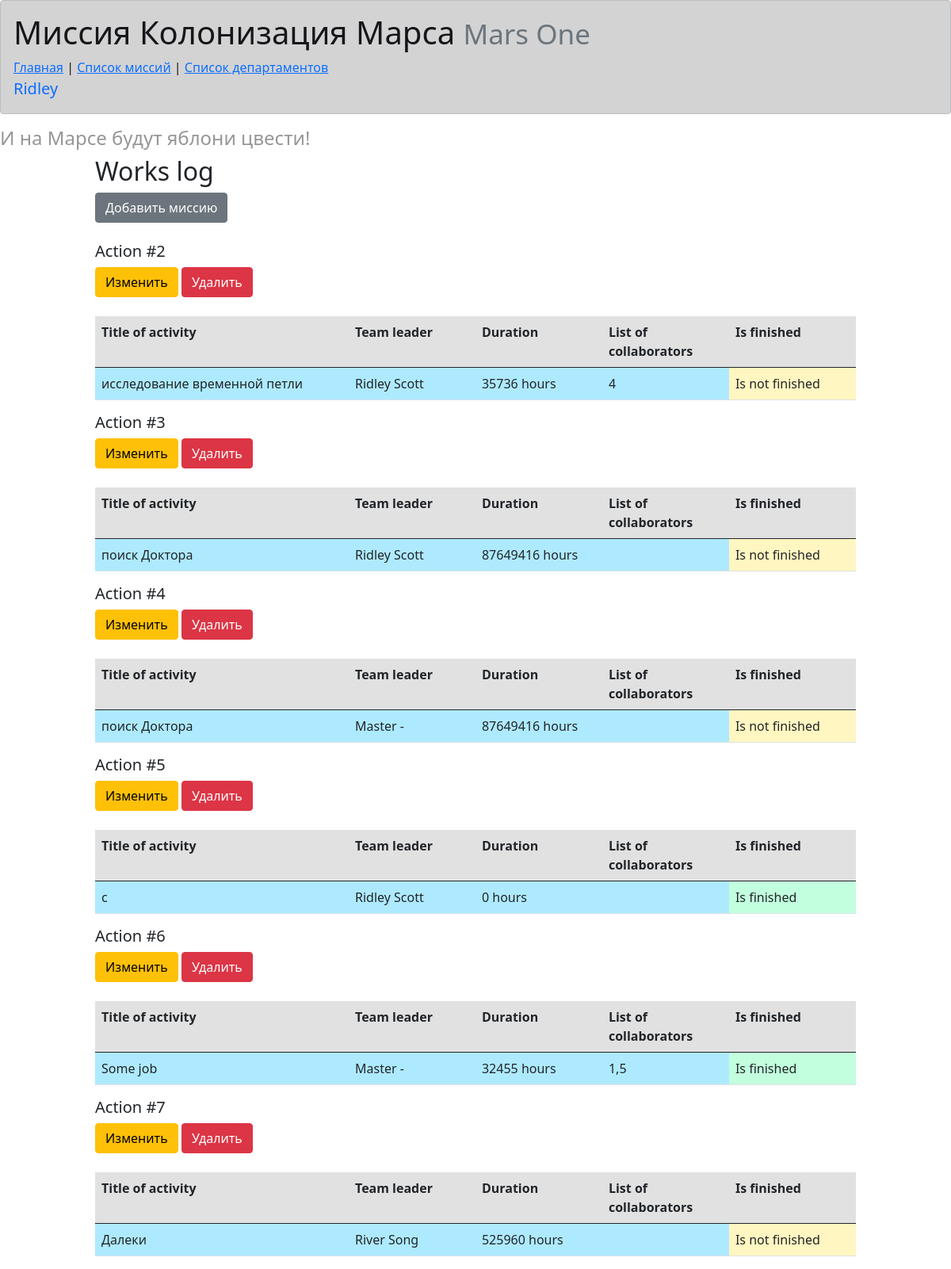
The page /jobs (signed in) on the database its author committed.
### data/users.py (models this page shows, shortened)
class User(SqlAlchemyBase, UserMixin):
    __tablename__ = 'users'
    id = sqlalchemy.Column(sqlalchemy.Integer, primary_key=True, autoincrement=True)
    surname = sqlalchemy.Column(sqlalchemy.String, nullable=True)
    name = sqlalchemy.Column(sqlalchemy.String, nullable=True)
    age = sqlalchemy.Column(sqlalchemy.Integer, nullable=True)
    position = sqlalchemy.Column(sqlalchemy.String, nullable=True)
    speciality = sqlalchemy.Column(sqlalchemy.String, nullable=True)
    address = sqlalchemy.Column(sqlalchemy.String, nullable=True)
    email = sqlalchemy.Column(sqlalchemy.String, nullable=False, unique=True, index=True)
    hashed_password = sqlalchemy.Column(sqlalchemy.String, nullable=True)
    modified_date = sqlalchemy.Column(sqlalchemy.DateTime, default=datetime.datetime.now)

### data/jobs.py (models this page shows, shortened)
class Jobs(SqlAlchemyBase):
    __tablename__ = 'jobs'
    id = sqlalchemy.Column(sqlalchemy.Integer, primary_key=True, autoincrement=True)
    team_leader = sqlalchemy.Column(sqlalchemy.Integer, sqlalchemy.ForeignKey('users.id'),
                                    nullable=True)
    job = sqlalchemy.Column(sqlalchemy.String, nullable=True)
    work_size = sqlalchemy.Column(sqlalchemy.Integer, nullable=True)
    collaborators = sqlalchemy.Column(sqlalchemy.String, nullable=True)
    start_date = sqlalchemy.Column(sqlalchemy.DateTime, default=datetime.datetime.now)
    end_date = sqlalchemy.Column(sqlalchemy.DateTime, default=datetime.datetime.now)
    is_finished = sqlalchemy.Column(sqlalchemy.Boolean, default=True)
    user = orm.relationship("User")

### main.py (the view)
@app.route('/jobs')
def list_jobs():
    db_sess = db_session.create_session()
    res = db_sess.query(Jobs).all()
    data = []
    for job in res:
        title = job.job
        time = f'{round((job.end_date - job.start_date).total_seconds() / 3600)} hours'
        team_leader = job.user.name + ' ' + job.user.surname
        collab = job.collaborators
        f = job.is_finished
        data.append([title, team_leader, time, collab, f, job.user.id, job.id])
    return render_template('jobs.html', jobs=data)

### data/db_session.py (called while the page is built)
def create_session() -> Session:
    global __factory
    return __factory()

### main.py (called while the page is built)
@login_manager.user_loader
def load_user(user_id):
    db_sess = db_session.create_session()
    return db_sess.query(User).get(user_id)

### templates/jobs.html
{% extends "base.html" %}
{% block content %}
<h2 id="spec2">Works log</h2>
<div id="work_logs">
{% if current_user.is_authenticated %}
    <a href="addjob" class="btn btn-secondary">Добавить миссию</a><br/><br/>
{% endif %}
{% for job in jobs %}
{% set clr = "#c2ffde" if job[4] else "#fff6c1" %}
<h5>Action #{{ job[6] }}</h5>
{% if current_user.id == job[5] or current_user.id == 1 %}
    <div class="btns2">
        <a href="/addjob/{{ job[6] }}" class="btn btn-warning">
            Изменить
        </a>
        <a href="/job_delete/{{ job[6] }}" class="btn btn-danger">
            Удалить
        </a>
    </div>
    <br/>
{% endif %}
<table class="table">
  <thead class="thead-light">
    <tr class="d-flex" style="background-color: #e1e1e1">
      <th scope="col" class="col-4">Title of activity</th>
      <th scope="col" class="col-2">Team leader</th>
      <th scope="col" class="col-2">Duration</th>
      <th scope="col" class="col-2">List of collaborators</th>
      <th scope="col" class="col-2">Is finished</th>
    </tr>
  </thead>
  <tbody>
    <tr class="d-flex" style="background-color: #aeeaff">
      <td class="col-4">{{ job[0] }}</td>
      <td class="col-2">{{ job[1] }}</td>
      <td class="col-2">{{ job[2] }}</td>
      <td class="col-2">{{ job[3] }}</td>
      <td class="col-2" style="background-color: {{ clr }}">{{ "Is finished" if job[4] else "Is not finished" }}</td>
    </tr>
  </tbody>
</table>
{% endfor %}
</div>
{% endblock %}

### templates/base.html (shortened to what this page needs)
<!DOCTYPE html>
<html lang="en">
<head>
    <link rel="stylesheet" href="/static/css/style.css"/>
    <link rel="stylesheet"
          href="https://cdn.jsdelivr.net/npm/bootstrap@5.0.0-beta1/dist/css/bootstrap.min.css"
>
</head>
<body>
<nav>
<div class="alert alert-dark" role="alert">
    <h1>Миссия Колонизация Марса
        <small class="text-muted">Mars One</small>
    </h1>
<a href="/">Главная</a> | <a href="/jobs">Список миссий</a> | <a href="/departments">Список департаментов</a><br/>
<a>
{% if current_user.is_authenticated %}
    <a class="navbar-brand" href="/logout">{{ current_user.name }}</a>
{% else %}
    <a>
        <a class="btn btn-primary " href="/register">Зарегистрироваться</a>
        <a class="btn btn-success" href="/login">Войти</a>
    </a>
{% endif %}
</a>
</div>
</nav>
<h4>И на Марсе будут яблони цвести!</h4>
{% block content %}{% endblock %}
</body>
</html>

### static/css/style.css (style rules this page uses)
h4 { color: rgb(150, 150, 150); }
h2 { margin-left: 20%; }
a { color: #4a0000; }
#work_logs { max-width: 80%; margin-left: 10%; margin-right: 10%; }
#spec2 { margin-left: 10%; }

### rows shown on the page
User: name "Ridley"
Jobs: id "2", job "исследование временной петли", job "Ridley Scott", job "35736 hours", collaborators "4", value "Is not finished"
Jobs: id "3", job "поиск Доктора", job "Ridley Scott", job "87649416 hours", value "Is not finished"
Jobs: job "4", job "поиск Доктора", job "Master -", job "87649416 hours", value "Is not finished"
Jobs: id "6", job "Some job", job "Master -", job "32455 hours", collaborators "1,5", value "Is finished"
Jobs: id "7", job "Далеки", job "River Song", job "525960 hours", value "Is not finished"

### other values the page prints
{{ job[6] }} "5"
{{ job[0] }} "c"
{{ job[1] }} "Ridley Scott"
{{ job[2] }} "0 hours"
{{ "Is finished" if job[4] else "Is not finished" }} "Is finished"
